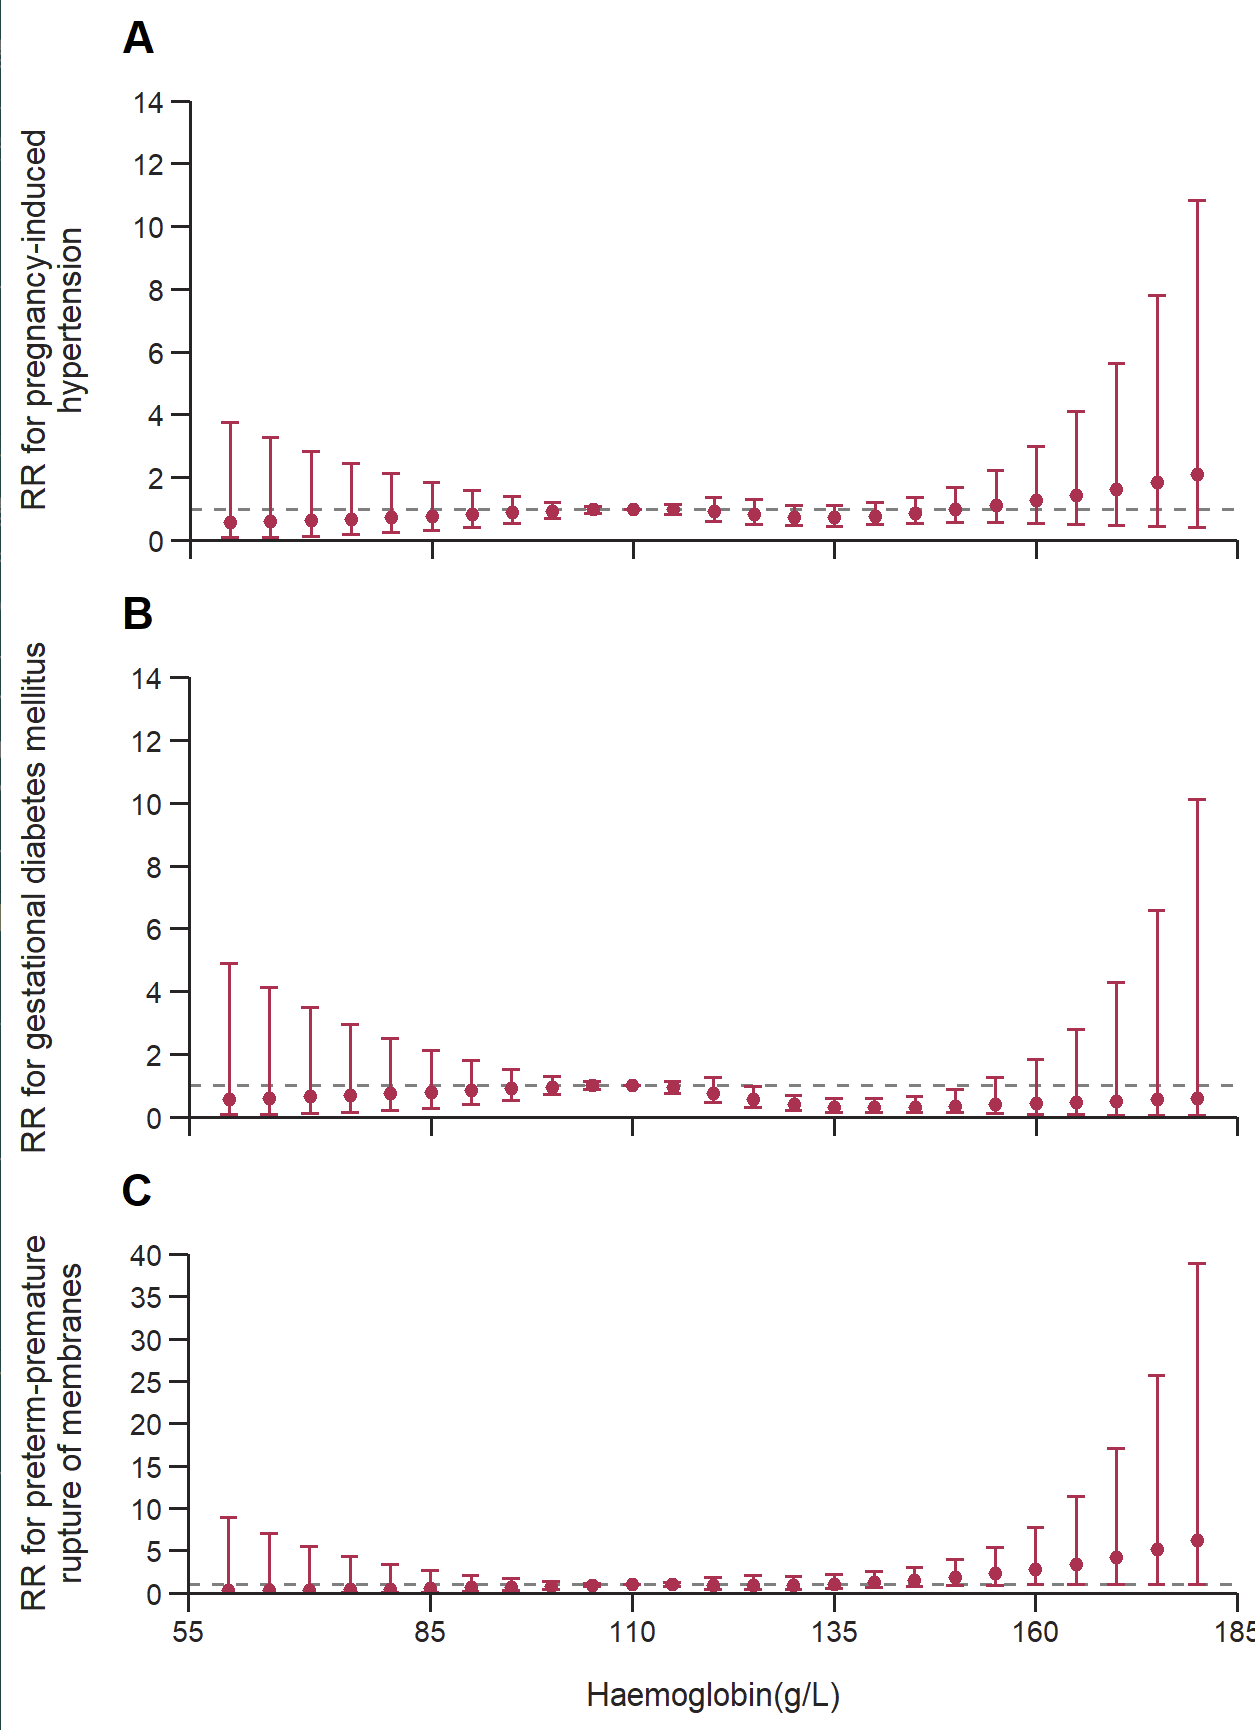

This chart was generated by the following R code:
# Source DOI: 10.1016/S2352-3026(23)00170-9
# Date: 2023-07-21

library(ggplot2)
library(gridExtra)
PIH_2nd <- read.csv("forestplot-style02-data1-github.csv")#Read data for each graph
GDM_2nd <- read.csv("forestplot-style02-data2-github.csv")
PPROM_2nd <- read.csv("forestplot-style02-data3-github.csv")
A <- ggplot(PIH_2nd, aes(x=Hb.g.L., y=RR))+
     scale_x_continuous(limits = c(55, 185), breaks = c(55,85,110,135,160,185), expand = c(0, 0))+#Set the X-axis range, ticks and not letting the sides extend
     scale_y_continuous(limits = c(0, 14), breaks = seq(0, 14, by = 2), expand = c(0, 0))+#Similar to the x-axis setup
     geom_hline(yintercept = 1, color = "gray50", linewidth = 0.5, linetype = "dashed")+#Add gray dashed line at y=1
     geom_errorbar(aes(ymin=lower, ymax=upper), width = 2.2, size = 0.5, color="#c02050")+#Add error bar and set the appearance
     geom_point(size=1.5, color="#c02050")+#add scatter and set the color
     labs(y="RR for pregnancy-induced\nhypertension", title = "A")+#Name the title
     theme(panel.background = element_blank(),#Remove background, grid
           axis.line = element_line(size = 0.5, color = "#262425"),#Set the appearance of coordinate axes
           axis.ticks = element_line(size = 0.5, color = "#262425"),#the appearance of ticks
           axis.ticks.length = unit(0.2, "cm"),#the length of ticks
           axis.title.y = element_text(margin = margin(r = 13.5), color = "#262425", size = 10),#Set the distance of the y-axis title from the y-axis
           axis.text.x = element_blank(),#remove x-axis text
           axis.text.y = element_text(color = "#262425"),#set the color of y-axis text
           plot.title = element_text(face = "bold", hjust = -0.066, margin = margin(b = 12)))+#Setting the position and appearance of the plot title
     xlab(NULL)#remove the title of x-axis

#plot B has the same setup as plot A, but the title and the title of y-axis
B <- ggplot(GDM_2nd, aes(x=Hb.g.L., y=RR))+
     scale_x_continuous(limits = c(55, 185), breaks = c(55,85,110,135,160,185), expand = c(0, 0))+
     scale_y_continuous(limits = c(0, 14), breaks = seq(0, 14, by = 2), expand = c(0, 0))+
     geom_hline(yintercept = 1, color = "gray50", linewidth = 0.5, linetype = "dashed")+
     geom_errorbar(aes(ymin=lower, ymax=upper), width = 2.2, size = 0.5, color="#c02050")+
     geom_point(size=1.5, color="#c02050")+
     labs(y="RR for gestational diabetes mellitus", title = "B")+
     theme(panel.background = element_blank(),
           axis.line = element_line(size = 0.5, color = "#262425"),
           axis.ticks = element_line(size = 0.5, color = "#262425"),
           axis.ticks.length = unit(0.2, "cm"),
           axis.title.y = element_text(margin = margin(r = 24), color = "#262425", size = 10),
           axis.text.x = element_blank(),
           axis.text.y = element_text(color = "#262425"),
           plot.title = element_text(face = "bold", hjust = -0.066, margin = margin(b = 12)))+
    xlab(NULL)

#Plot C is also roughly the same, but with the addition of the x-axis text, title
C <- ggplot(PPROM_2nd, aes(x=Hb.g.L., y=RR))+
     scale_x_continuous(limits = c(55, 185), breaks = c(55,85,110,135,160,185), expand = c(0, 0))+
     scale_y_continuous(limits = c(0, 40), breaks = seq(0, 40, by = 5), expand = c(0, 0))+
     geom_hline(yintercept = 1, color = "gray50", linewidth = 0.5, linetype = "dashed")+
     geom_errorbar(aes(ymin=lower, ymax=upper), width = 2.2, size = 0.5, color="#c02050")+
     geom_point(size=1.5, color="#c02050")+
     labs(x="Haemoglobin(g/L)", y="RR for preterm-premature\nrupture of membranes", title = "C")+
     theme(panel.background = element_blank(),
           axis.line = element_line(size = 0.5, color = "#262425"),
           axis.ticks = element_line(size = 0.5, color = "#262425"),
           axis.ticks.length = unit(0.2, "cm"),
           axis.title.x = element_text(margin = margin(t = 10), color = "#262425", size = 10),
           axis.title.y = element_text(margin = margin(r = 13), color = "#262425", size = 10),
           axis.text.x = element_text(color = "#262425"),
           axis.text.y = element_text(color = "#262425"),
           plot.title = element_text(face = "bold", hjust = -0.066, margin = margin(b = 12)))

grid.arrange(A, B, C, nrow=3)#Combine the three diagrams in a column of three rows
#The final input at a scale of 3:5 gives the figure in the article

#You may have noticed that the points on either side are slightly different from the diagram in the original article,
#In ggplot2, landing points on the limit range of the x-axis will result in an incomplete display of these points,
#So here can not be 100% restore the original image, but to do a little adjustment,
#you can use other drawing software, or R package to try to restore :)
